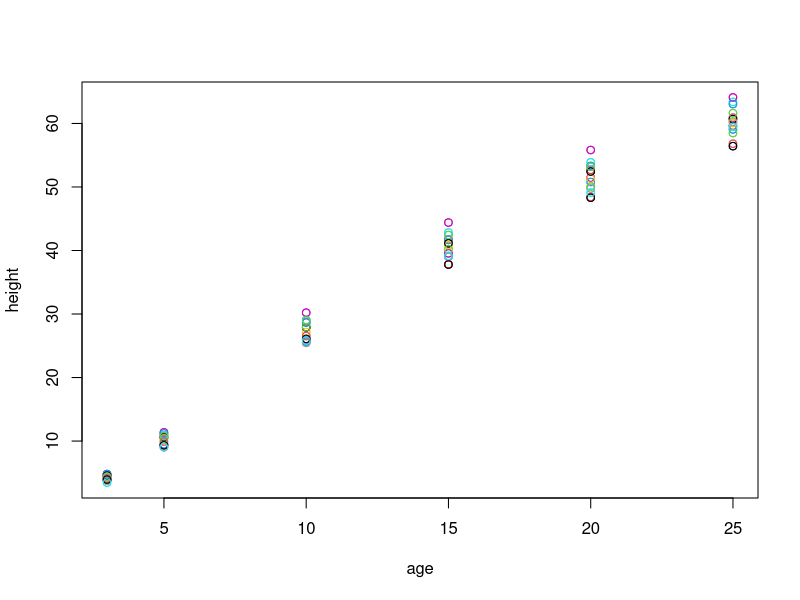
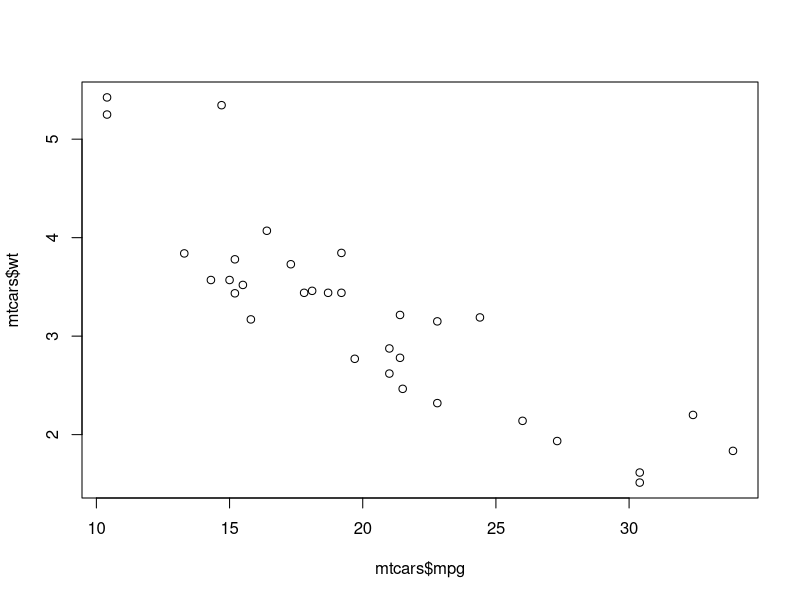

Write R code to recreate these figures, in order.
## ---- chunk 1
my.matrix <- matrix(rep(NA, 10*5), nrow = 10, ncol = 5)

for(j in 1:5){
  for(i in 1:10){
  my.matrix[i,j] <- i*j
  }
}  

my.matrix
## ---- chunk 2
(plot(height~age, data = Loblolly, 
     col = Loblolly$Seed))
points(x = Loblolly$age, y = Loblolly$height, col = Loblolly$Seed)
## ---- chunk 3
plot(mtcars$mpg, mtcars$wt)
